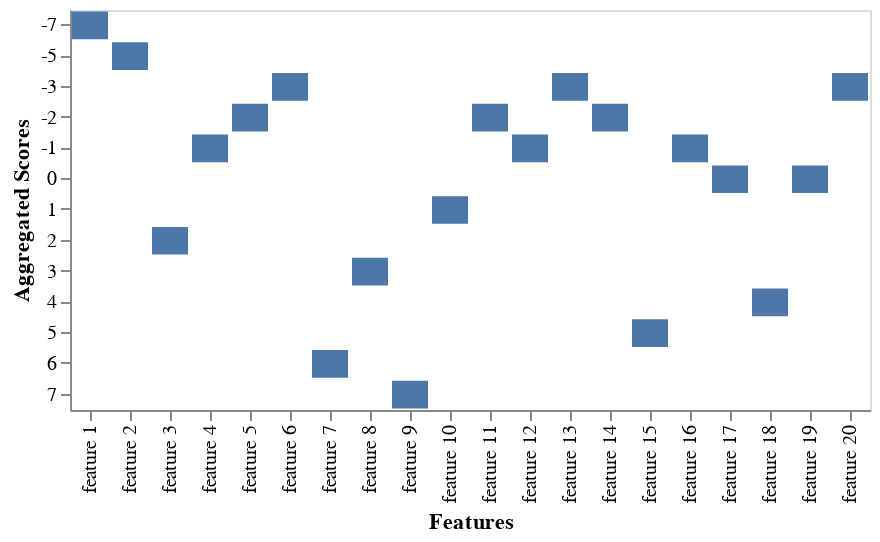

Vega-Lite specification for this chart:
### Vega-Lite specification from a JSON file in a GitHub repository (floating-point values rounded to 4 significant figures)
{"config": {"view": {"continuousWidth": 400, "continuousHeight": 300}}, "data": {"name": "data-c0c1fb10f8cd443657e72f86a197db79"}, "mark": "bar", "encoding": {"color": {"field": "variable", "legend": null, "title": "", "type": "nominal"}, "x": {"field": "index", "sort": ["feature 1", "feature 2", "feature 3", "feature 4", "feature 5", "feature 6", "feature 7", "feature 8", "feature 9", "feature 10", "feature 11", "feature 12", "feature 13", "feature 14", "feature 15", "feature 16", "feature 17", "feature 18", "feature 19", "feature 20"], "title": "Features", "type": "nominal"}, "y": {"field": "value", "title": "Aggregated Scores", "type": "nominal"}}, "height": 200, "$schema": "https://vega.github.io/schema/vega-lite/v4.17.0.json", "datasets": {"data-c0c1fb10f8cd443657e72f86a197db79": [{"index": "feature 1", "variable": "sum", "value": -7}, {"index": "feature 2", "variable": "sum", "value": -5}, {"index": "feature 3", "variable": "sum", "value": 2}, {"index": "feature 4", "variable": "sum", "value": -1}, {"index": "feature 5", "variable": "sum", "value": -2}, {"index": "feature 6", "variable": "sum", "value": -3}, {"index": "feature 7", "variable": "sum", "value": 6}, {"index": "feature 8", "variable": "sum", "value": 3}, {"index": "feature 9", "variable": "sum", "value": 7}, {"index": "feature 10", "variable": "sum", "value": 1}, {"index": "feature 11", "variable": "sum", "value": -2}, {"index": "feature 12", "variable": "sum", "value": -1}, {"index": "feature 13", "variable": "sum", "value": -3}, {"index": "feature 14", "variable": "sum", "value": -2}, {"index": "feature 15", "variable": "sum", "value": 5}, {"index": "feature 16", "variable": "sum", "value": -1}, {"index": "feature 17", "variable": "sum", "value": 0}, {"index": "feature 18", "variable": "sum", "value": 4}, {"index": "feature 19", "variable": "sum", "value": 0}, {"index": "feature 20", "variable": "sum", "value": -3}]}}
